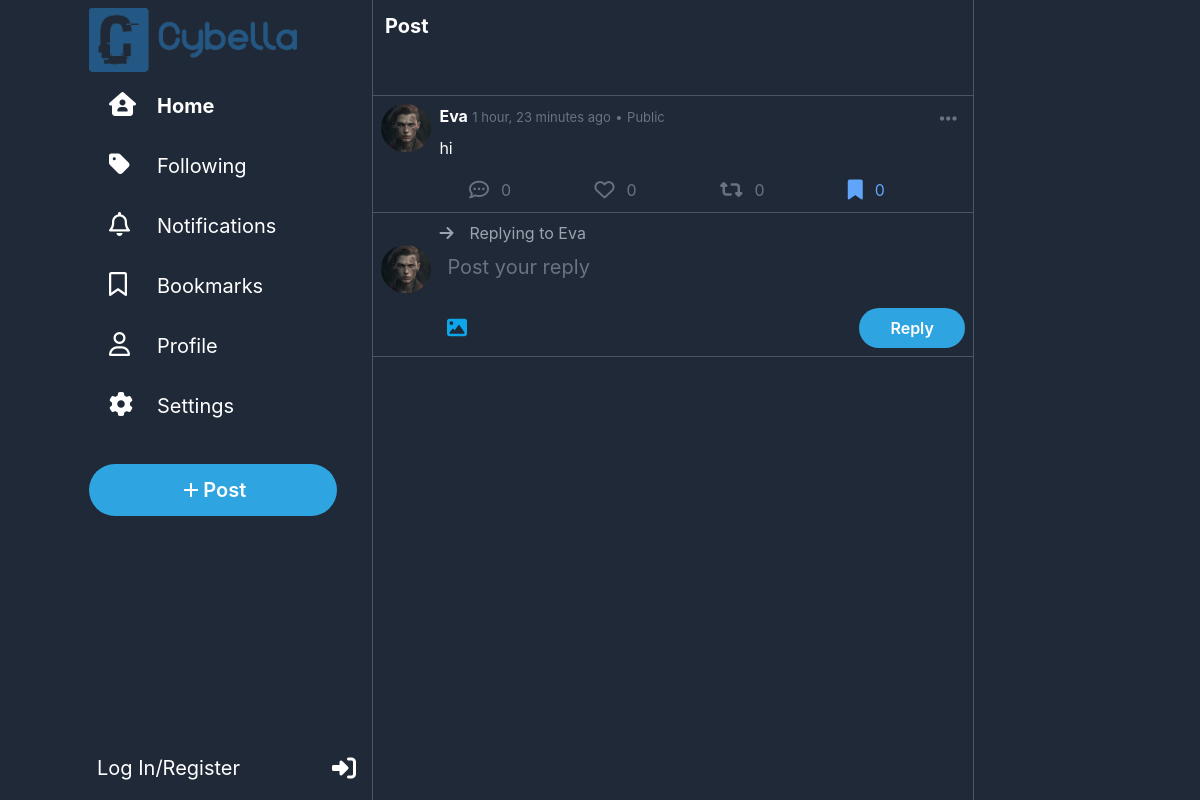
The page /post/79 on the database as committed earlier.
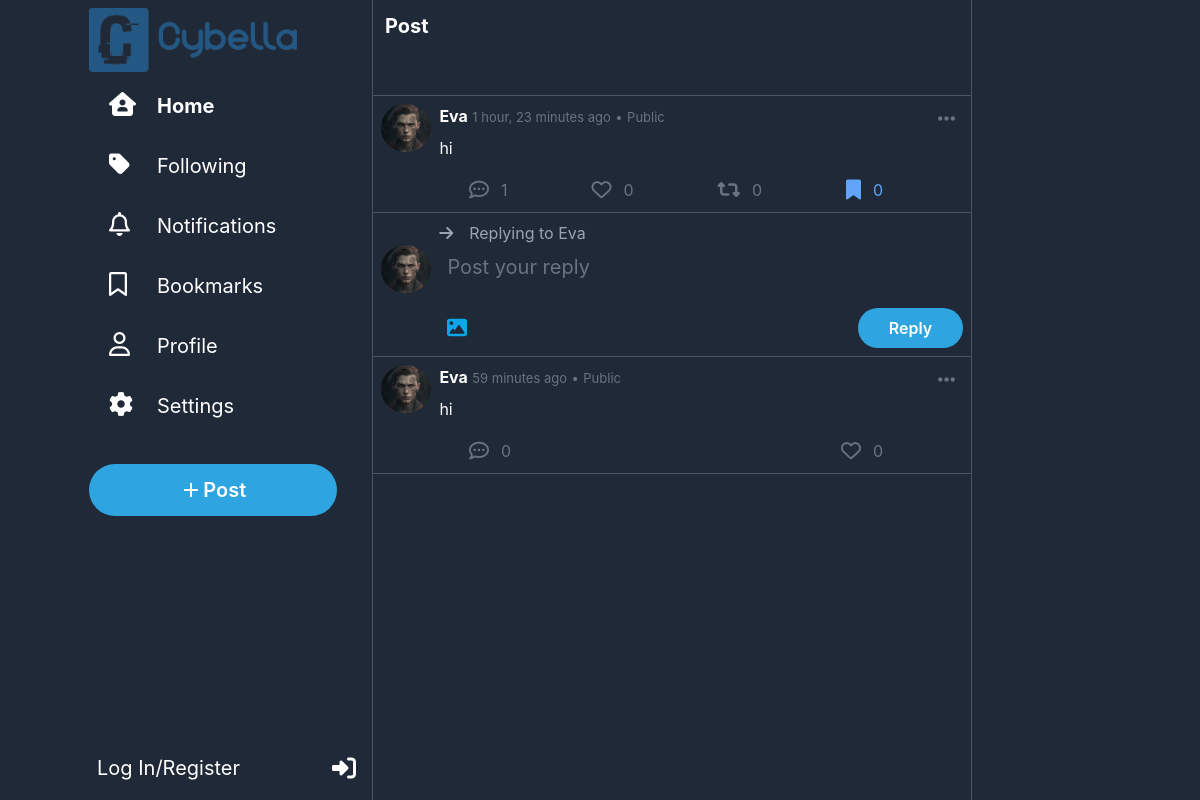
The same page on the database as committed later.
### network/models.py (models this page shows, shortened)
class Post(models.Model):
    user = models.ForeignKey(User, on_delete=models.CASCADE, related_name="user")
    content = models.CharField(max_length=500)
    timestamp = models.DateTimeField(auto_now_add=True)
    likes = models.ManyToManyField(User, blank=True, related_name="liked_posts")
    images = models.ImageField(upload_to="network/images/posts", blank=True, null=True)
    repost = models.ForeignKey("self", on_delete=models.CASCADE, blank=True, null=True, related_name="reposts")
    parent_post = models.ForeignKey("self", on_delete=models.CASCADE, blank=True, null=True, related_name="comments")

class User(AbstractUser):
    picture = models.ImageField(upload_to="network/images/profile_pictures", blank=True, null=True,default="network/images/profile_pictures/default.png")
    followers = models.ManyToManyField("self", symmetrical=False, blank=True, related_name="following")
    bookmarks = models.ManyToManyField("Post", blank=True, related_name="bookmarked_by")
    def __str__(self):
        return f"{self.username}"

### network/views.py (the view)
# urls.py: path("post/<int:post_id>",views.view_post, name="post"),
def view_post(request,post_id):
    post = get_object_or_404(Post, id=post_id)
    comments = Post.objects.filter(parent_post=post).order_by("-timestamp").all()
    return render(request, "network/post.html", {
        "comments": comments,
        "post": post
    })

### network/templates/network/post.html (shortened to what the changed rows need)
{% extends "network/layout.html" %}
{% load static %}
{% load custom_filters %}
{% block body %}
<div id="post{{post.id}}" class="w-full mx-auto bg-gray-800 pb-1 p-2 text-white border-b border-gray-600 hover:cursor-pointer hover:bg-slate-800">
    <div onclick="window.location.href='{% url 'index' %}'" class="flex ">
        <img class="w-14 h-12 rounded-full mr-2" src="{{post.user.picture.url}}" alt="user Avatar">
        <div class="w-full">
            <div class="flex justify-between">
                <div>
                    <span class="font-bold">{{post.user|title}}</span>
                    <span class="text-gray-500 text-[13px]">{{post.timestamp|timesince}} ago</span>
                    <span class="text-gray-500 text-[13px]">•</span>
                    <span class="text-gray-500 text-[13px]">Public</span>
                </div>
                <div onclick="event.stopPropagation(); showOptions(this)"  class="relative hover:cursor-pointer rounded-full hover:bg-blue-600 hover:bg-opacity-20 px-2 py-1">
                </div>
            </div>
            <div class="text-md w-full pl-0 pt-0 p-2  ">{{post.content}}</div>
        </div>
    </div>
    <div class="flex justify-between mt-1 mx-20 text-gray-500">
        <div onclick="reply()" class="flex hover:text-blue-400 hover:cursor-pointer"><i class="fa-regular fa-comment-dots text-xl rounded-full hover:bg-blue-400 hover:bg-opacity-20 p-2 "></i><span class="mt-1.5 ml-1">{{post.comments.count}}</span></div>
        {% if user not in post.likes.all%}
            <div id="like" onclick="like(this,{{post.id}})" class="flex hover:text-rose-400 hover:cursor-pointer"><i class="fa-regular fa-heart text-xl rounded-full hover:bg-rose-400 hover:bg-opacity-20 p-2"></i><span class="mt-1.5 ml-1">{{post.likes.count}}</span></div>
        {%else%}
            <div id="like" onclick="like(this,{{post.id}})" class="flex hover:text-rose-400 hover:cursor-pointer text-rose-400"><i class="fa-solid fa-heart text-xl rounded-full hover:bg-rose-400 hover:bg-opacity-20 p-2"></i><span class="mt-1.5 ml-1">{{post.likes.count}}</span></div>
        {%endif%}
        {% if not user.is_authenticated or not post|is_reposted_by_user:user%}
            <div id="repost" onclick="repost(this,{{post.id}})" class="flex hover:text-emerald-500 hover:cursor-pointer"><i class="fa-solid fa-retweet text-xl rounded-full hover:bg-emerald-500 hover:bg-opacity-20 p-2"></i><span class="mt-1.5 ml-1">{{post.reposts.count}}</span></div>
        {%else%}
            <div id="repost" onclick="repost(this,{{post.id}})" class="flex text-emerald-500 hover:text-emerald-500 hover:cursor-pointer"><i class="fa-solid fa-retweet text-xl rounded-full hover:bg-emerald-500 hover:bg-opacity-20 p-2"></i><span class="mt-1.5 ml-1">{{post.reposts.count}}</span></div>
        {%endif%}
        {% if post not in user.bookmarks.all %}
            <div onclick="bookmark({{post.id}});adjustBookmark(this);" class="flex hover:text-blue-400 hover:cursor-pointer"><i class="fa-regular fa-bookmark text-xl rounded-full hover:bg-blue-400 hover:bg-opacity-20 p-2"></i><span class="mt-1.5 ml-1">{{post.bookmarked_by.count}}</span></div>
        {%else%}
            <div onclick="bookmark({{post.id}});adjustBookmark(this);" class="flex text-blue-400 hover:text-blue-400 hover:cursor-pointer"><i class="fa-solid fa-bookmark text-xl rounded-full hover:bg-blue-400 hover:bg-opacity-20 p-2 "></i><span class="mt-1.5 ml-1">{{post.bookmarked_by.count}}</span></div>
        {%endif%}
    </div>
</div>
<div class="w-full  mx-auto bg-gray-800 p-2 text-white border-b border-gray-600 ">
    <form method="Post" action="{% url 'comment' post_id=post.id %}" enctype="multipart/form-data">
        <div class="ml-[10%] text-gray-400"><i class="fa-solid fa-arrow-right mr-4"></i>Replying to {{post.user|title}}</div>
        <div class="flex">
            {%if user.is_authenticated %}
                <img class="w-14 h-12 rounded-full mr-2" src="{{user.picture.url}}" alt="Profile Avatar">
            {%else%}
                <img class="w-14 h-12 rounded-full mr-2" src="{% static 'network/Images/default.png' %}" alt="Profile Avatar">
            {%endif%}
            <div class="w-full text-xl">
            </div>
        </div>
        <div class="flex justify-between mt-2 ml-14">
            <label for="I" class=" flex items-center hover:cursor-pointer rounded-full hover:bg-sky-400 hover:bg-opacity-10 px-2.5" alt="Media">
            </label>
            <button class="tweet w-[20%] px-1 py-2" type="submit"> <span>Reply</span></button>
        </div>
    </form>
</div>
{%for post in comments%}
        <div id="post{{post.id}}" class="w-full mx-auto bg-gray-800 pb-1 p-2 text-white border-b border-gray-600 hover:cursor-pointer hover:bg-slate-800">
            <div  onclick="window.location.href='{% url 'post' post_id=post.id %}'" class="flex ">
                <img class="w-14 h-12 rounded-full mr-2" src="{{post.user.picture.url}}" alt="user Avatar">
                <div class="w-full">
                    <div class="flex justify-between">
                        <div>
                            <span class="font-bold">{{post.user|title}}</span>
                            <span class="text-gray-500 text-[13px]">{{post.timestamp|timesince}} ago</span>
                            <span class="text-gray-500 text-[13px]">•</span>
                            <span class="text-gray-500 text-[13px]">Public</span>
                        </div>
                        <div onclick="event.stopPropagation(); showOptions(this)"  class="relative hover:cursor-pointer rounded-full hover:bg-blue-600 hover:bg-opacity-20 px-2 py-1">
                            <i class="fa-solid fa-ellipsis-h text-xl text-gray-500  hover:text-blue-400"></i>
                        </div>
                    </div>
                    <div class="text-md w-full pl-0 pt-0 p-2  ">{{post.content}}</div>
                </div>
            </div>
            <div class="flex justify-between mt-1 mx-20 text-gray-500">
                <div onclick="openCommentBox('{{post.user|title}}','{{post.timestamp|timesince}}','{{post.content}}','{{post.user.picture.url}}','{{post.id}}')" class="flex hover:text-blue-400 hover:cursor-pointer"><i class="fa-regular fa-comment-dots text-xl rounded-full hover:bg-blue-400 hover:bg-opacity-20 p-2 "></i><span class="mt-1.5 ml-1">{{post.comments.count}}</span></div>
                {% if user not in post.likes.all%}
                    <div id="like" onclick="like(this,{{post.id}})" class="flex hover:text-rose-400 hover:cursor-pointer"><i class="fa-regular fa-heart text-xl rounded-full hover:bg-rose-400 hover:bg-opacity-20 p-2"></i><span class="mt-1.5 ml-1">{{post.likes.count}}</span></div>
                {%else%}
                    <div id="like" onclick="like(this,{{post.id}})" class="flex hover:text-rose-400 hover:cursor-pointer text-rose-400"><i class="fa-solid fa-heart text-xl rounded-full hover:bg-rose-400 hover:bg-opacity-20 p-2"></i><span class="mt-1.5 ml-1">{{post.likes.count}}</span></div>
                {%endif%}
            </div>
        </div>
    {%endfor%}
{% endblock %}

Rows that differ between the two databases and show on the page:
computed for Post "1 hour, 23 minutes": comments.count "0" → "1"
added Post: user.picture (placeholder picture), user "Eva", timestamp "59 minutes", content "hi", comments.count "0", likes.count "0"
